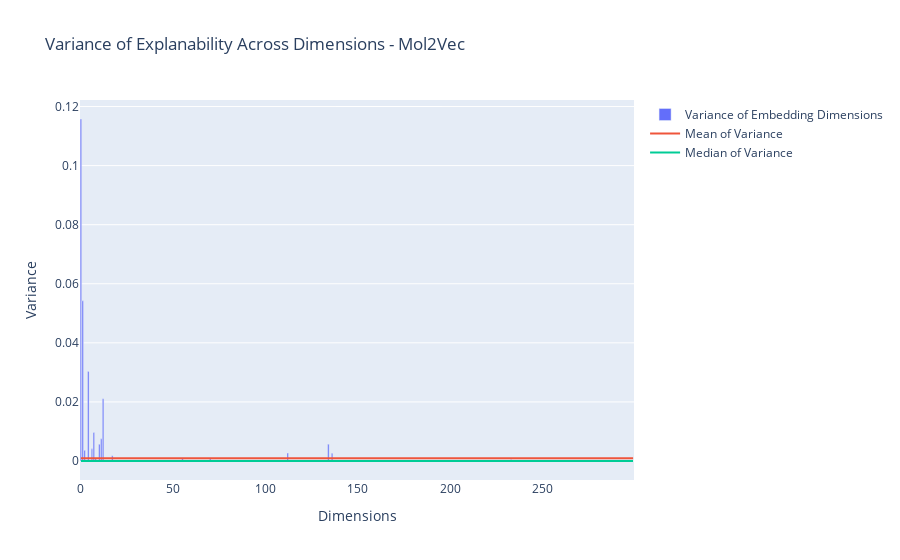
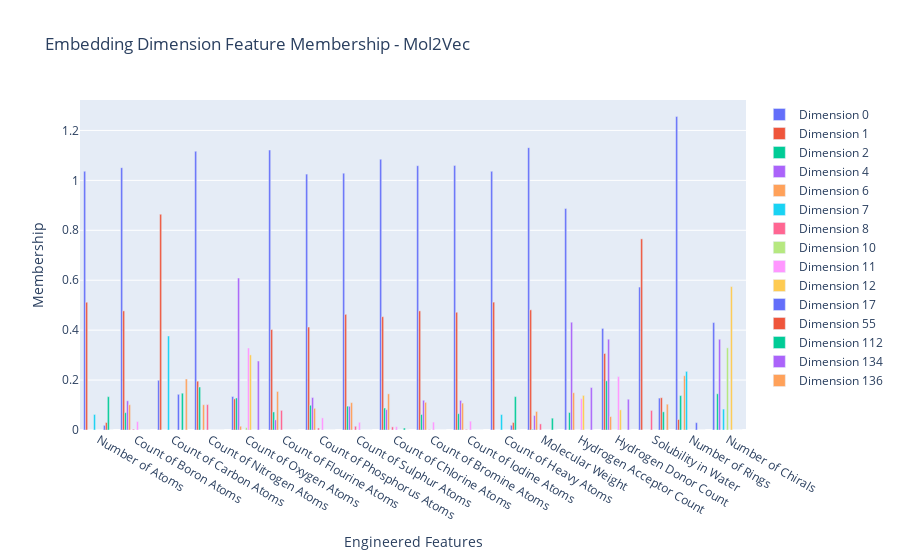

The notebook cell these images were saved under, in order:
### Code cell
sense_feat_dict = {
    'Number of Atoms' : 0,
    'Count of Boron Atoms' : 1,
    'Count of Carbon Atoms' : 2,
    'Count of Nitrogen Atoms' : 3,
    'Count of Oxygen Atoms' : 4,
    'Count of Flourine Atoms' : 5, 
    'Count of Phosphorus Atoms' : 6,
    'Count of Sulphur Atoms' : 7,
    'Count of Chlorine Atoms' : 8,
    'Count of Bromine Atoms' : 9,
    'Count of Iodine Atoms' : 10,
    'Count of Heavy Atoms' : 11,
    'Molecular Weight' : 12,
    'Hydrogen Acceptor Count' : 13,
    'Hydrogen Donor Count' : 14,
    'Solubility in Water' : 15,
    'Number of Rings' : 16,
    'Number of Chirals' : 17
}

drugs_return_dict = find_feature_membership(input_embed = normalized_mol2vec_embeddings,
                                            embed_name = 'Mol2Vec',
                                            sense_features = normalized_engineered_embeddings,
                                            sense_feat_dict = sense_feat_dict,
                                            top_k = 10)

### Figure 1 — Plotly figure (JSON) as saved in the notebook; plotly's stock layout.template omitted (floating-point values rounded to 4 significant figures; data arrays with more than 128 entries replaced by an {"elided": "..."} marker saying what was removed)
{"data": [{"name": "Variance of Embedding Dimensions", "type": "bar", "x": {"elided": "300 int values"}, "y": {"elided": "300 float values"}}, {"mode": "lines", "name": "Mean of Variance", "type": "scatter", "x": {"elided": "300 int values"}, "y": {"elided": "300 float values"}}, {"mode": "lines", "name": "Median of Variance", "type": "scatter", "x": {"elided": "300 int values"}, "y": {"elided": "300 int values"}}], "layout": {"title": {"text": "Variance of Explanability Across Dimensions - Mol2Vec"}, "xaxis": {"title": {"text": "Dimensions"}}, "yaxis": {"title": {"text": "Variance"}}}}

### Figure 2 — Plotly figure (JSON) as saved in the notebook; plotly's stock layout.template omitted (floating-point values rounded to 4 significant figures)
{"data": [{"name": "Dimension 0", "type": "bar", "x": ["Number of Atoms", "Count of Boron Atoms", "Count of Carbon Atoms", "Count of Nitrogen Atoms", "Count of Oxygen Atoms", "Count of Flourine Atoms", "Count of Phosphorus Atoms", "Count of Sulphur Atoms", "Count of Chlorine Atoms", "Count of Bromine Atoms", "Count of Iodine Atoms", "Count of Heavy Atoms", "Molecular Weight", "Hydrogen Acceptor Count", "Hydrogen Donor Count", "Solubility in Water", "Number of Rings", "Number of Chirals"], "y": [1.036, 1.051, 0.1989, 1.116, 0.1342, 1.121, 1.025, 1.029, 1.085, 1.059, 1.06, 1.036, 1.131, 0.8873, 0.407, 0.5726, 1.256, 0.4303]}, {"name": "Dimension 1", "type": "bar", "x": ["Number of Atoms", "Count of Boron Atoms", "Count of Carbon Atoms", "Count of Nitrogen Atoms", "Count of Oxygen Atoms", "Count of Flourine Atoms", "Count of Phosphorus Atoms", "Count of Sulphur Atoms", "Count of Chlorine Atoms", "Count of Bromine Atoms", "Count of Iodine Atoms", "Count of Heavy Atoms", "Molecular Weight", "Hydrogen Acceptor Count", "Hydrogen Donor Count", "Solubility in Water", "Number of Rings", "Number of Chirals"], "y": [0.5117, 0.4772, 0.8642, 0.1956, 0.1247, 0.4023, 0.4125, 0.4632, 0.4538, 0.4771, 0.4716, 0.5122, 0.4812, 0, 0.3064, 0.7656, 0.04205, 0]}, {"name": "Dimension 2", "type": "bar", "x": ["Number of Atoms", "Count of Boron Atoms", "Count of Carbon Atoms", "Count of Nitrogen Atoms", "Count of Oxygen Atoms", "Count of Flourine Atoms", "Count of Phosphorus Atoms", "Count of Sulphur Atoms", "Count of Chlorine Atoms", "Count of Bromine Atoms", "Count of Iodine Atoms", "Count of Heavy Atoms", "Molecular Weight", "Hydrogen Acceptor Count", "Hydrogen Donor Count", "Solubility in Water", "Number of Rings", "Number of Chirals"], "y": [0, 0.06948, 0, 0.1721, 0.1284, 0.07234, 0.09915, 0.0956, 0.08806, 0.06215, 0.06542, 0, 0.00232, 0.07011, 0.197, 0, 0.1379, 0.1451]}, {"name": "Dimension 4", "type": "bar", "x": ["Number of Atoms", "Count of Boron Atoms", "Count of Carbon Atoms", "Count of Nitrogen Atoms", "Count of Oxygen Atoms", "Count of Flourine Atoms", "Count of Phosphorus Atoms", "Count of Sulphur Atoms", "Count of Chlorine Atoms", "Count of Bromine Atoms", "Count of Iodine Atoms", "Count of Heavy Atoms", "Molecular Weight", "Hydrogen Acceptor Count", "Hydrogen Donor Count", "Solubility in Water", "Number of Rings", "Number of Chirals"], "y": [0, 0.117, 0, 0, 0.6088, 0.04066, 0.13, 0.09496, 0.0817, 0.1192, 0.1186, 0, 0.05794, 0.4317, 0.3637, 0, 0, 0.3633]}, {"name": "Dimension 6", "type": "bar", "x": ["Number of Atoms", "Count of Boron Atoms", "Count of Carbon Atoms", "Count of Nitrogen Atoms", "Count of Oxygen Atoms", "Count of Flourine Atoms", "Count of Phosphorus Atoms", "Count of Sulphur Atoms", "Count of Chlorine Atoms", "Count of Bromine Atoms", "Count of Iodine Atoms", "Count of Heavy Atoms", "Molecular Weight", "Hydrogen Acceptor Count", "Hydrogen Donor Count", "Solubility in Water", "Number of Rings", "Number of Chirals"], "y": [0, 0.1012, 0, 0.1012, 0.01511, 0.1544, 0.08687, 0.1096, 0.1449, 0.1107, 0.1077, 0, 0.07419, 0.1492, 0.05367, 0, 0.2175, 0]}, {"name": "Dimension 7", "type": "bar", "x": ["Number of Atoms", "Count of Boron Atoms", "Count of Carbon Atoms", "Count of Nitrogen Atoms", "Count of Oxygen Atoms", "Count of Flourine Atoms", "Count of Phosphorus Atoms", "Count of Sulphur Atoms", "Count of Chlorine Atoms", "Count of Bromine Atoms", "Count of Iodine Atoms", "Count of Heavy Atoms", "Molecular Weight", "Hydrogen Acceptor Count", "Hydrogen Donor Count", "Solubility in Water", "Number of Rings", "Number of Chirals"], "y": [0.06229, 0, 0.3766, 0, 0, 0, 0, 0, 0, 0, 0, 0.06183, 2.546e-05, 0, 0, 0, 0.2348, 0.08386]}, {"name": "Dimension 8", "type": "bar", "x": ["Number of Atoms", "Count of Boron Atoms", "Count of Carbon Atoms", "Count of Nitrogen Atoms", "Count of Oxygen Atoms", "Count of Flourine Atoms", "Count of Phosphorus Atoms", "Count of Sulphur Atoms", "Count of Chlorine Atoms", "Count of Bromine Atoms", "Count of Iodine Atoms", "Count of Heavy Atoms", "Molecular Weight", "Hydrogen Acceptor Count", "Hydrogen Donor Count", "Solubility in Water", "Number of Rings", "Number of Chirals"], "y": [0, 0.003391, 0, 0.1018, 0, 0.07863, 0.008264, 0.01503, 0.01252, 0.00168, 0.002311, 0, 0.02446, 0, 0, 0.07838, 0, 0]}, {"name": "Dimension 10", "type": "bar", "x": ["Number of Atoms", "Count of Boron Atoms", "Count of Carbon Atoms", "Count of Nitrogen Atoms", "Count of Oxygen Atoms", "Count of Flourine Atoms", "Count of Phosphorus Atoms", "Count of Sulphur Atoms", "Count of Chlorine Atoms", "Count of Bromine Atoms", "Count of Iodine Atoms", "Count of Heavy Atoms", "Molecular Weight", "Hydrogen Acceptor Count", "Hydrogen Donor Count", "Solubility in Water", "Number of Rings", "Number of Chirals"], "y": [0, 0, 0, 0, 0.009958, 0, 0, 0, 0, 0, 0, 0, 0, 0, 0, 0, 0, 0.3292]}, {"name": "Dimension 11", "type": "bar", "x": ["Number of Atoms", "Count of Boron Atoms", "Count of Carbon Atoms", "Count of Nitrogen Atoms", "Count of Oxygen Atoms", "Count of Flourine Atoms", "Count of Phosphorus Atoms", "Count of Sulphur Atoms", "Count of Chlorine Atoms", "Count of Bromine Atoms", "Count of Iodine Atoms", "Count of Heavy Atoms", "Molecular Weight", "Hydrogen Acceptor Count", "Hydrogen Donor Count", "Solubility in Water", "Number of Rings", "Number of Chirals"], "y": [0, 0.03371, 0, 0, 0.3285, 0, 0.04865, 0.03081, 0.0135, 0.03181, 0.03536, 0, 0, 0.1254, 0.2142, 0, 0, 0]}, {"name": "Dimension 12", "type": "bar", "x": ["Number of Atoms", "Count of Boron Atoms", "Count of Carbon Atoms", "Count of Nitrogen Atoms", "Count of Oxygen Atoms", "Count of Flourine Atoms", "Count of Phosphorus Atoms", "Count of Sulphur Atoms", "Count of Chlorine Atoms", "Count of Bromine Atoms", "Count of Iodine Atoms", "Count of Heavy Atoms", "Molecular Weight", "Hydrogen Acceptor Count", "Hydrogen Donor Count", "Solubility in Water", "Number of Rings", "Number of Chirals"], "y": [0, 0, 0, 0, 0.3009, 0, 7.816e-05, 0, 0, 0, 0, 0, 0, 0.1386, 0.08074, 0, 0, 0.5746]}, {"name": "Dimension 17", "type": "bar", "x": ["Number of Atoms", "Count of Boron Atoms", "Count of Carbon Atoms", "Count of Nitrogen Atoms", "Count of Oxygen Atoms", "Count of Flourine Atoms", "Count of Phosphorus Atoms", "Count of Sulphur Atoms", "Count of Chlorine Atoms", "Count of Bromine Atoms", "Count of Iodine Atoms", "Count of Heavy Atoms", "Molecular Weight", "Hydrogen Acceptor Count", "Hydrogen Donor Count", "Solubility in Water", "Number of Rings", "Number of Chirals"], "y": [0.01861, 0, 0.1429, 0, 0, 0, 0, 0, 0, 0, 0, 0.01888, 0, 0, 0, 0.1279, 0.02936, 0]}, {"name": "Dimension 55", "type": "bar", "x": ["Number of Atoms", "Count of Boron Atoms", "Count of Carbon Atoms", "Count of Nitrogen Atoms", "Count of Oxygen Atoms", "Count of Flourine Atoms", "Count of Phosphorus Atoms", "Count of Sulphur Atoms", "Count of Chlorine Atoms", "Count of Bromine Atoms", "Count of Iodine Atoms", "Count of Heavy Atoms", "Molecular Weight", "Hydrogen Acceptor Count", "Hydrogen Donor Count", "Solubility in Water", "Number of Rings", "Number of Chirals"], "y": [0.02997, 0, 0, 0, 0, 0, 0, 0, 0, 0, 0, 0.02982, 0, 0, 0, 0.1294, 0, 0]}, {"name": "Dimension 112", "type": "bar", "x": ["Number of Atoms", "Count of Boron Atoms", "Count of Carbon Atoms", "Count of Nitrogen Atoms", "Count of Oxygen Atoms", "Count of Flourine Atoms", "Count of Phosphorus Atoms", "Count of Sulphur Atoms", "Count of Chlorine Atoms", "Count of Bromine Atoms", "Count of Iodine Atoms", "Count of Heavy Atoms", "Molecular Weight", "Hydrogen Acceptor Count", "Hydrogen Donor Count", "Solubility in Water", "Number of Rings", "Number of Chirals"], "y": [0.1335, 0, 0.1474, 0, 0, 0, 0, 0, 0.007896, 0, 0, 0.1337, 0.04739, 0, 0, 0.07285, 0, 0]}, {"name": "Dimension 134", "type": "bar", "x": ["Number of Atoms", "Count of Boron Atoms", "Count of Carbon Atoms", "Count of Nitrogen Atoms", "Count of Oxygen Atoms", "Count of Flourine Atoms", "Count of Phosphorus Atoms", "Count of Sulphur Atoms", "Count of Chlorine Atoms", "Count of Bromine Atoms", "Count of Iodine Atoms", "Count of Heavy Atoms", "Molecular Weight", "Hydrogen Acceptor Count", "Hydrogen Donor Count", "Solubility in Water", "Number of Rings", "Number of Chirals"], "y": [0, 0, 0, 0, 0.2763, 0, 1.783e-06, 0, 0, 0, 0, 0, 0, 0.1701, 0.1232, 0, 0, 0]}, {"name": "Dimension 136", "type": "bar", "x": ["Number of Atoms", "Count of Boron Atoms", "Count of Carbon Atoms", "Count of Nitrogen Atoms", "Count of Oxygen Atoms", "Count of Flourine Atoms", "Count of Phosphorus Atoms", "Count of Sulphur Atoms", "Count of Chlorine Atoms", "Count of Bromine Atoms", "Count of Iodine Atoms", "Count of Heavy Atoms", "Molecular Weight", "Hydrogen Acceptor Count", "Hydrogen Donor Count", "Solubility in Water", "Number of Rings", "Number of Chirals"], "y": [0, 0, 0.2043, 0, 0, 0, 0, 0, 0, 0, 0, 0, 0, 0, 0, 0.1034, 0, 0]}], "layout": {"barmode": "group", "title": {"text": "Embedding Dimension Feature Membership - Mol2Vec"}, "xaxis": {"title": {"text": "Engineered Features"}}, "yaxis": {"title": {"text": "Membership"}}}}
